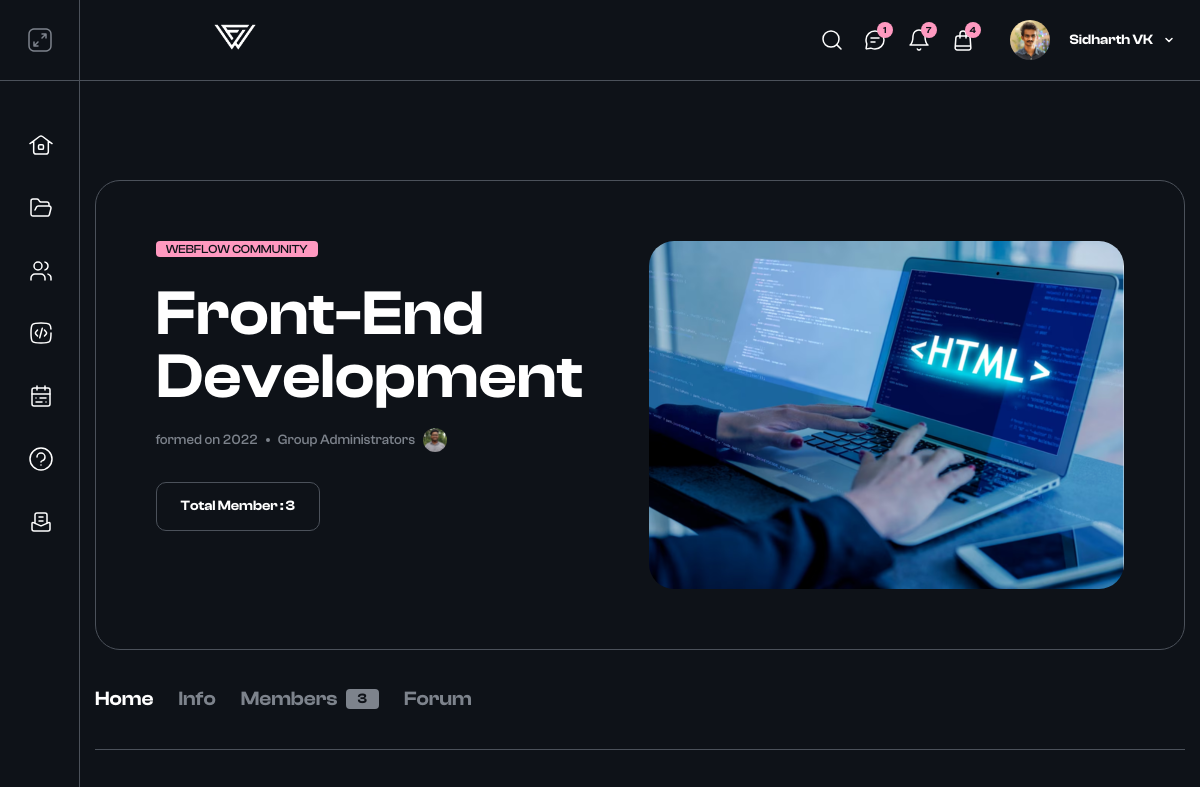
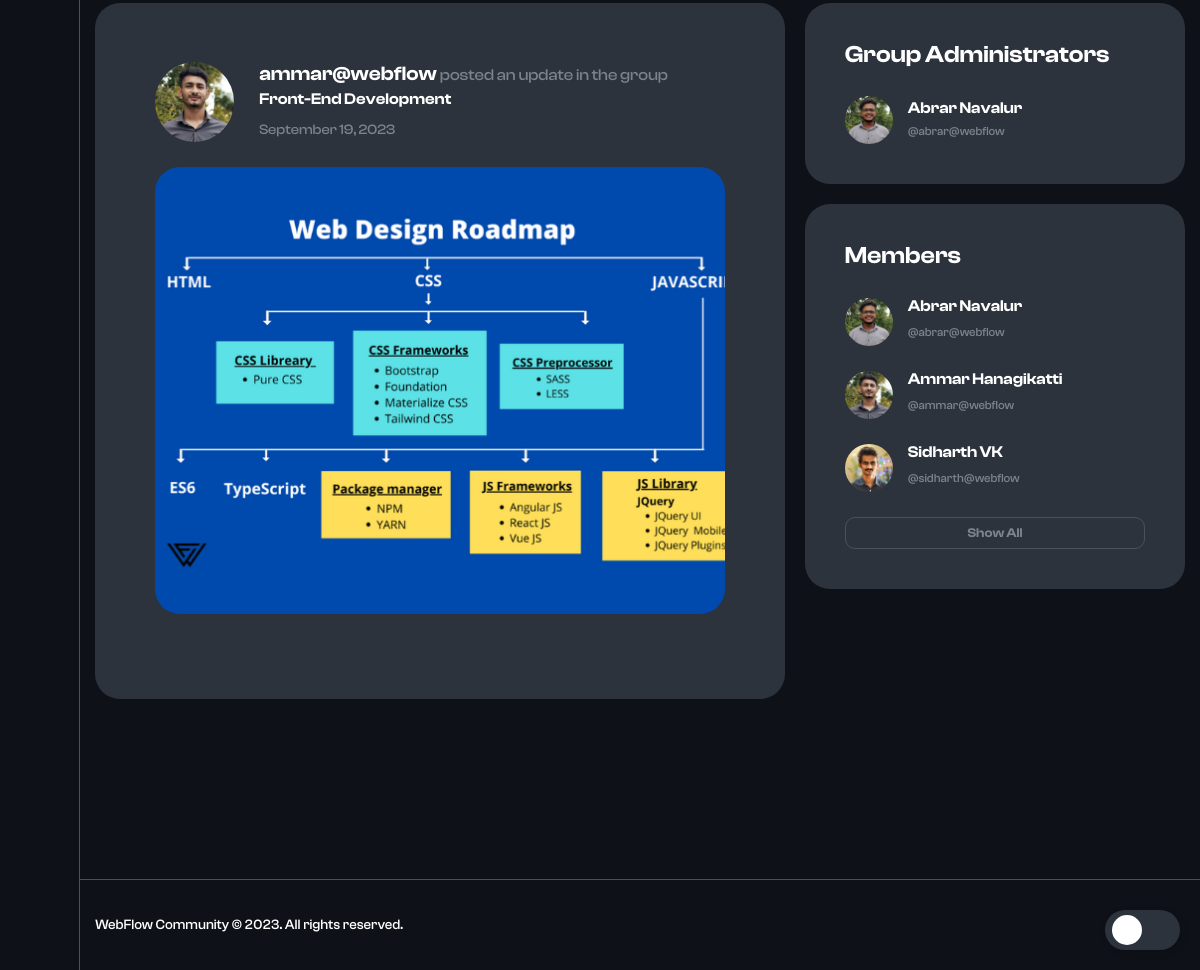
/groups/front-end-development (signed in), run on the app's committed database (2 pictures, top to bottom).
### authentication/models.py (models this page shows, shortened)
class profiles(models.Model):
    user = models.OneToOneField(User, on_delete=models.CASCADE)
    name = models.CharField(("Full Name"), max_length=50)
    about = models.TextField(("About"))
    designation = models.CharField(("Designation"), max_length=50)
    joined = models.CharField(("Date Joined"), max_length=50)
    birthplace = models.CharField(("Birth Place"), max_length=250)
    email = models.CharField(("Email"), max_length=250)
    linkedin = models.CharField(("Linkedin"), max_length=50)
    instagram = models.CharField(("Instagram"), max_length=50)
    github = models.CharField(("Github"), max_length=50)
    dob = models.CharField(("DOB"), max_length=50)
    gender = models.CharField(("Gender"), max_length=50)
    phono = models.CharField(("Phone Number"), max_length=50)
    price = models.CharField(("Freelancers Price / Hour"), max_length=50)
    image = models.ImageField(("Profile Photo"), upload_to='profile/image',default=get_random_default_image)
    slug = models.SlugField(blank=True)
    def __str__(self):
        return f'{self.user}'

### groups/models.py (models this page shows, shortened)
class group(models.Model):
    name = models.CharField(("Title"), max_length=250)
    about = models.TextField(("About"))
    formed = models.CharField(("Group Formed"), max_length=50)
    img = models.ImageField(("Card Image"), upload_to='group/card')
    img2 = models.ImageField(("banner Image"), upload_to='group/banner')
    leader = models.ForeignKey("authentication.profiles", verbose_name=("Leader"), on_delete=models.CASCADE)
    price = models.CharField(("Price For hire/Hour"), max_length=50)
    email = models.CharField(("Email"), max_length=50)
    phone = models.CharField(("Phone Number"), max_length=50)
    priority = models.IntegerField(("priority"))
    slug = models.SlugField(blank=True)
    def __str__(self):
        return self.name

class grp_feed(models.Model):
    author = models.ForeignKey("authentication.profiles", verbose_name=("Author"),related_name='author', on_delete=models.CASCADE)
    date = models.CharField(("Date"), max_length=50)
    group = models.ForeignKey("group", verbose_name=("Group"),related_name='group', on_delete=models.CASCADE)
    img = models.ImageField(("Image 660*450"), upload_to='group/feed')
    link = models.CharField(("Link"), max_length=12350)

class grp_member(models.Model):
    group = models.ForeignKey("group", verbose_name=("Group"), on_delete=models.CASCADE)
    user = models.ForeignKey("authentication.profiles", verbose_name=("Name"), on_delete=models.CASCADE)

### groups/views.py (the view)
# urls.py: path('<pk>',groups_view,name="groups_view"),
def groups_view(request,pk):
    all_groups = group.objects.filter(slug=pk)
    groups_instance = group.objects.get(slug=pk)
    group_member = grp_member.objects.filter(group=groups_instance)
    group_member_total = grp_member.objects.filter(group=groups_instance).count
    grp_feeds = grp_feed.objects.filter(group=groups_instance)
    grp_skill = grp_skills.objects.filter(group=groups_instance)
    grp_talks_abouts = grp_talks_about.objects.filter(group=groups_instance)
    current_user_profile = profiles.objects.get(user=request.user)
    grp_member_grp = grp_member.objects.filter(Q(user=current_user_profile) & Q(group= groups_instance))
    context = {
        'all_groups':all_groups,
        'group_member':group_member,
        'grp_feeds':grp_feeds,
        'group_member_total':group_member_total,
        "grp_skill":grp_skill,
        'grp_talks_abouts':grp_talks_abouts,
        "grp_member_grp":grp_member_grp
    }
    return render(request,'groups/groups_views.html',context)

### authentication/context_processors.py (called while the page is built)
def org(request):
    if request.user.is_authenticated:
        profile_instance = profiles.objects.get(user=request.user)
        origanisers = origaniser.objects.filter(user=profile_instance)
        return {'origanisers':origanisers}
    else:
        return {}

### templates/groups/groups_views.html (shortened to what this page needs)
{% extends "base/base.html" %}
 {% load static %}
    {% block body %}
{% for all_groups in all_groups %}
    <div class="section-top section-top--space">
        <div class="container">
            <div class="section-top__inner" style="justify-content: space-between;">
                <div class="section-top__content section-top-content">
                    <p class="section-top-content__suptext">
                        WebFlow Community
                    </p>
                    <h1 class="section-top-content__title title">
                        {{all_groups.name}}
                    </h1>
                    <ul class="section-top-content__list card-list">
                        <li class="card-list__item">
                            <p class="card-list__text">
                                formed on {{all_groups.formed}}
                            </p>
                        </li>
                        <li class="card-list__item">
                            <a class="card-list__link" href="#">
                                Group Administrators
                                <img class="card-list__link-img" src="{{all_groups.leader.image.url}}" alt="img">
                            </a>
                        </li>
                    </ul>
                    <div class="section-top-content__buttons">
                        <a class="section-top-content__buttons-link">
                            Total Member : {{group_member_total}}
                        </a>
                    </div>
                </div>
                <div class="section-top__img " data-background-image="{{all_groups.img2.url}}">
                </div>
            </div>
        </div>
    </div>
    <section class="main__group-profile group-profile">
        <div class="container">
            <div class="group-profile__tabs tabs">
                <button class="tabs__btn tabs__btn--active" type="button" id="0">
                    Home
                </button>
                <button class="tabs__btn" type="button" id="1">
                    Info
                </button>
                <button class="tabs__btn" type="button" id="3">
                    Members
                    <span>
                        {{group_member_total}}
                    </span>
                </button>
                <button class="tabs__btn" type="button" id="4">
                    Forum
                </button>
            </div>
            <div class="group-profile__inner">
                <div class="group-profile__wrapper group-profile__wrapper--active" id="0">
                    <section class="group-profile__posts group-profile-posts">
                        <div class="group-profile-posts__inner">
                            {% for grp_feeds in grp_feeds %}
                            <div class="group-profile-posts__post post">
                                <div class="post__body post-body">
                                    <div class="post-body__top post-body-top">
                                        <a class="post-body-top__link" href="">
                                            <img class="post-body-top__link-img"
                                                src="{{grp_feeds.author.image.url}}" alt="img">
                                        </a>
                                        <div class="post-body-top__box">
                                            <p class="post-body-top__box-text">
                                                <a href="#">
                                                    {{grp_feeds.author}}
                                                </a>
                                                posted an update in the group
                                                <span>
                                                    {{grp_feeds.group}}
                                                </span>
                                            </p>
                                            <p class="post-body-top__box-subtext">
                                                {{grp_feeds.date}}
                                            </p>
                                        </div>
                                    </div>
                                    <div class="post-body__view post-body-view">
                                        <a class="post-body-view__link" href="{{grp_feeds.link}}">
                                            <img class="post-body-view__link-img"
                                                src="{{grp_feeds.img.url}}" alt="img" style="height:100%; width:100%;">
                                        </a>
                                    </div>
                                </div>
                            </div>
                            {% endfor %}
                        </div>
                    </section>
                    <aside class="group-profile__aside group-profile-aside">
                        <div class="group-profile-aside__aside-block aside-block">
                            <h3 class="aside-block__title">
                                Group Administrators
                            </h3>
                            <div class="aside-block__item aside-block-item">
                                <a class="aside-block-item__img" href="{% url "profile_page_output" all_groups.leader.slug %}">
                                    <img class="aside-block-item__img-image" src="{{all_groups.leader.image.url}}"
                                        alt="img">
                                </a>
                                <div class="aside-block-item__box aside-block-item-box">
                                    <p class="aside-block-item-box__text">
                                        <a href="{% url "profile_page_output" all_groups.leader.slug %}">
                                            {{all_groups.leader.name}}
                                        </a>
                                    </p>
                                    <p class="aside-block-item-box__subtext">
                                        @{{all_groups.leader.user}}
                                    </p>
                                </div>
                            </div>
                        </div>
                        <div class="group-profile-aside__aside-block aside-block">
                            <h3 class="aside-block__title">
                                Members
                            </h3>
                            {% for group_member in group_member %}
                            <div class="aside-block__item aside-block-item">
                                <a class="aside-block-item__img" href="{% url "profile_page_output" group_member.user.slug %}">
                                    <img class="aside-block-item__img-image" src="{{group_member.user.image.url}}"
                                        alt="img">
                                </a>
                                <div class="aside-block-item__box aside-block-item-box">
                                    <p class="aside-block-item-box__text">
                                        <a href="#">
                                            {{group_member.user.name}}
                                        </a>
                                    </p>
                                    <a class="aside-block-item-box__link" href="{% url "profile_page_output" group_member.user.slug %}">
                                        @{{group_member.user.user}}
                                    </a>
                                </div>
                            </div>
                            {% endfor %}
                            <a class="aside-block__link" href="#">
                                Show All
                            </a>
                        </div>
                    </aside>
                </div>
            </div>
        </div>
    </section>
    {% endfor %}
    {% endblock body %}

### templates/base/base.html (shortened to what this page needs)
{% load static %}
<!DOCTYPE html>
<html lang="en">
<head>
    <link rel="stylesheet" href="{% static 'css/swiper-bundle.min.css' %}" />
    <link rel="stylesheet" href="{% static 'css/fancybox.css' %}" />
    <link rel="stylesheet" href="{% static 'css/style.min.css' %}">
</head>
<body >
    <header class="header">
        <div class="container">
            <div class="header__inner">
                <a class="header__logo logo" href="#">
                    <img class="logo__img " src="{% static "image/logo.png" %}" alt="img">
                </a>
                <div class="header__wrapper">
                    <form class="header__search search" action="#">
                        <button class="search__btn" type="button">
                        </button>
                    </form>
                    <div class="header__user-nav user-nav">
                        <a class="user-nav__link" href="#">
                            <span>
                                1
                            </span>
                        </a>
                        <a class="user-nav__link" href="#">
                            <span>
                                7
                            </span>
                        </a>
                        <a class="user-nav__link" href="#">
                            <span>
                                4
                            </span>
                        </a>
                    </div>
                </div>
                <form class="header__form header-form" action="#">
                    {% if user.is_authenticated %}
                    <div class="header-form__img">
                        <a href="{% url "profile_page_output" user.profiles.slug %}"><img class="header-form__img-image" src="{{user.profiles.image.url}}" alt="img"></a>
                    </div>
                    <div class="header__lang lang">
                        <div class="lang__top">
                            <span>
                                {{user.profiles.name}}
                            </span>
                            <svg width="12" height="12" viewBox="0 0 12 12" fill="none"
                                xmlns="http://www.w3.org/2000/svg">
                                <path d="M2.99997 4.5L5.99997 7.5L8.99997 4.5" stroke="white" stroke-width="1.5"
                                    stroke-linecap="round" stroke-linejoin="round" />
                            </svg>
                        </div>
                    </div>
                    {% else %}
                    <div class="header-form__select custom-select">
                        <a href="{% url "login" %}" class="act-btn">Login</a>
                    </div>
                    {% endif %}
                </form>
            </div>
        </div>
    </header>
    <div class="wrapper">
        <main class="main">
            {% include "base/navbar.html" %}
        {% block body %}
        {% endblock body %}
        </main>
        <footer class="footer">
            <div class="container">
                <p class="footer__copy">
                    WebFlow Community © 2023. All rights reserved.
                </p>
            </div>
        </footer>
    </div>
    <button class="switch-button"></button>
</body>
</html>

### data on the page
group: name "Front-End Development", formed "2022", leader.image (picture), priority "3", leader.name "Abrar Navalur", leader.user "abrar@webflow"
grp_feed: author.image (picture), author "ammar@webflow", group "Front-End Development", date "September 19, 2023", img (picture)
grp_member: user.image (picture), user.name "Abrar Navalur", user.user "abrar@webflow"
grp_member: user.image (picture), user.name "Ammar Hanagikatti", user.user "ammar@webflow"
grp_member: user.image (picture), user.name "Sidharth VK", user.user "sidharth@webflow"

### other printed values
{{ user.profiles.name }} "Sidharth VK"
